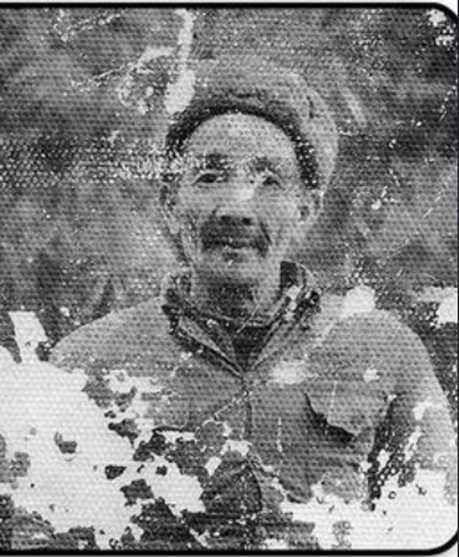
#> input picture TimeTrace_Backend/original.png, 459 x 557 px
$ python -i uhdm_demoir.py   (imports and definitions only)
#> lines starting #> are read from the running program, lines starting #| are printed output that depends on the picture
#!/usr/bin/env python
# -*- coding: utf-8 -*-
"""
UHDM 降噪修复模块
基于 UHDM (Ultra-High-Definition Image Demoiréing) 项目
用于去除图像中的摩尔纹和噪声
注意：此模块通过命令行方式调用esdnet虚拟环境中的UHDM
"""

import os
import sys
import cv2
import numpy as np
from PIL import Image
from pathlib import Path
import subprocess

# 导入配置
from app.core.config import ENV_MAP

class UHDMProcessor:
    """UHDM降噪修复处理器（通过命令行调用esdnet虚拟环境）"""

    # [66 lines left out: functions __init__, process_image, not called in this run]


def enhance_image_brightness(image_path, output_path=None):
    """
    增强图像亮度（用于降噪后的图像）

    Args:
        image_path: 输入图像路径
        output_path: 输出图像路径

    Returns:
        str: 增强后的图像路径
    """
#> called with image_path = '../original.png'
    try:
        # 读取图像
        image = cv2.imread(image_path)
#> image is the input picture: shape (557, 459, 3); mean B, G, R 129.2, 129.1, 129.1
        if image is None:
            raise ValueError("无法读取输入图像")

        # 转换为LAB色彩空间
        lab = cv2.cvtColor(image, cv2.COLOR_BGR2LAB)
#> lab: shape (557, 459, 3); mean of channels 0, 1, 2 135.8, 128, 128

        # 分离LAB通道
        l, a, b = cv2.split(lab)

        # 对亮度通道进行CLAHE（对比度受限的自适应直方图均衡化）
        clahe = cv2.createCLAHE(clipLimit=2.0, tileGridSize=(8, 8))
        l_enhanced = clahe.apply(l)
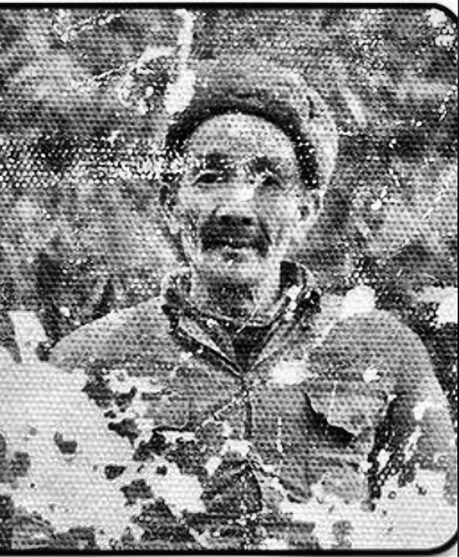
#> l_enhanced: shape (557, 459); min 0, max 255, mean 135.8

        # 合并通道
        lab_enhanced = cv2.merge([l_enhanced, a, b])
#> lab_enhanced: shape (557, 459, 3); mean of channels 0, 1, 2 135.8, 128, 128

        # 转换回BGR
        enhanced_image = cv2.cvtColor(lab_enhanced, cv2.COLOR_LAB2BGR)

        # 如果未指定输出路径，自动生成
        if output_path is None:
            output_dir = os.path.dirname(image_path)
            filename = os.path.basename(image_path)
            name, ext = os.path.splitext(filename)
            output_path = os.path.join(output_dir, f"{name}_enhanced{ext}")

        # 保存增强后的图像
        cv2.imwrite(output_path, enhanced_image)

        print(f"✅ 图像亮度增强完成")
        print(f"   输出文件: {output_path}")

        return output_path

    except Exception as e:
        print(f"❌ 图像亮度增强失败: {e}")
        raise Exception(f"亮度增强失败: {str(e)}")

>>> result = enhance_image_brightness('../original.png')

$ run again, on TimeTrace_Backend/model_b.png
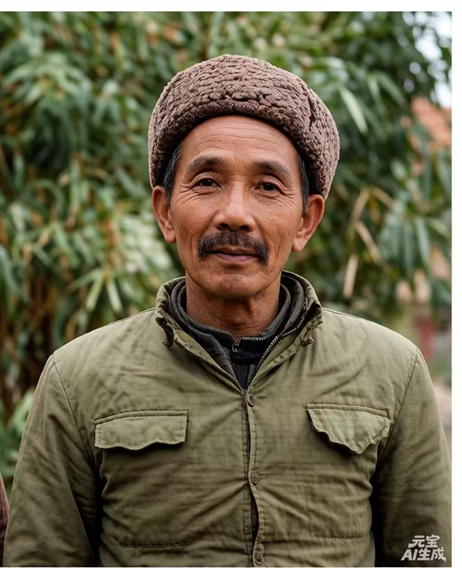
#> input picture TimeTrace_Backend/model_b.png, 462 x 568 px
#> in enhance_image_brightness, image is the input picture: shape (568, 462, 3); mean B, G, R 77, 102.7, 108.9
#> lab: shape (568, 462, 3); mean of channels 0, 1, 2 108.7, 126.3, 143.6
#> in enhance_image_brightness, `l_enhanced = clahe.apply(l)`:
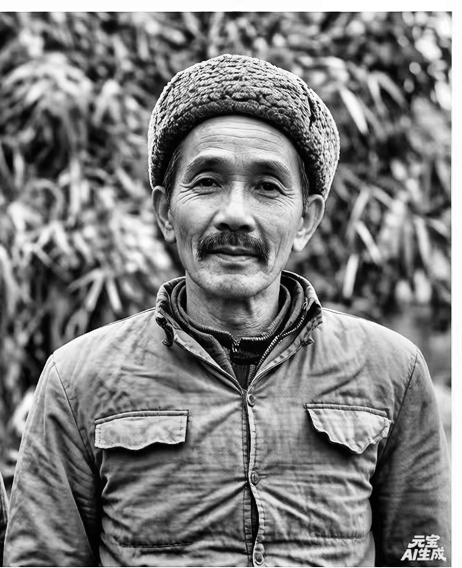
#> l_enhanced: shape (568, 462); min 0, max 255, mean 128.1
#> lab_enhanced: shape (568, 462, 3); mean of channels 0, 1, 2 128.1, 126.3, 143.6
#> in enhance_image_brightness, `enhanced_image = cv2.cvtColor(lab_enhanced, cv2.COLOR_LAB2BGR)`:
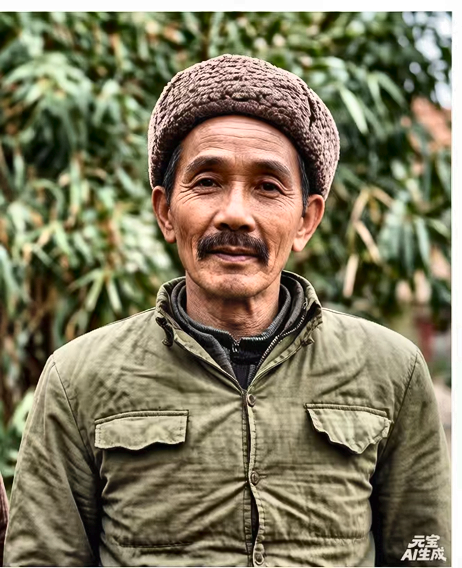
#> enhanced_image: shape (568, 462, 3); mean B, G, R 96.3, 122.5, 129.1
